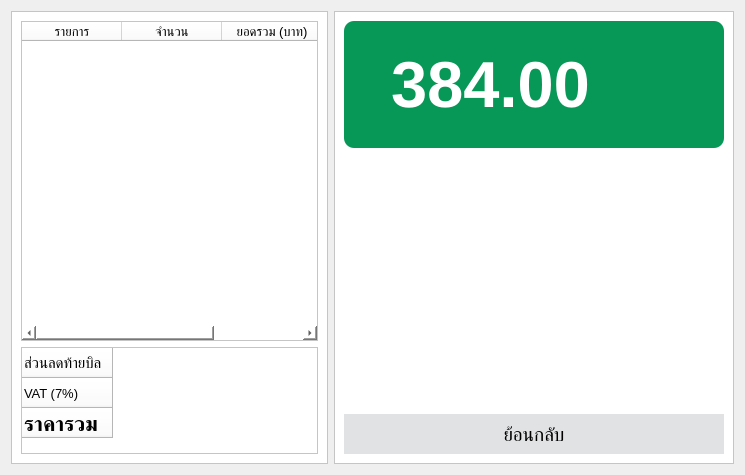
<?xml version="1.0" encoding="UTF-8"?>
<ui version="4.0">
 <class>Dialog</class>
 <widget class="QDialog" name="Dialog">
  <property name="geometry">
   <rect>
    <x>0</x>
    <y>0</y>
    <width>745</width>
    <height>475</height>
   </rect>
  </property>
  <property name="windowTitle">
   <string>Dialog</string>
  </property>
  <layout class="QHBoxLayout" name="horizontalLayout">
   <item>
    <widget class="QFrame" name="frame_left">
     <property name="styleSheet">
      <string notr="true">QWidget {
background-color: #FFFFFF;
}</string>
     </property>
     <property name="frameShape">
      <enum>QFrame::StyledPanel</enum>
     </property>
     <property name="frameShadow">
      <enum>QFrame::Raised</enum>
     </property>
     <layout class="QVBoxLayout" name="verticalLayout" stretch="3,1">
      <item>
       <widget class="QTableWidget" name="table_order">
        <column>
         <property name="text">
          <string>รายการ</string>
         </property>
         <property name="font">
          <font>
           <pointsize>10</pointsize>
          </font>
         </property>
        </column>
        <column>
         <property name="text">
          <string>จำนวน</string>
         </property>
         <property name="font">
          <font>
           <pointsize>10</pointsize>
          </font>
         </property>
        </column>
        <column>
         <property name="text">
          <string>ยอดรวม (บาท)</string>
         </property>
         <property name="font">
          <font>
           <pointsize>10</pointsize>
          </font>
         </property>
        </column>
       </widget>
      </item>
      <item>
       <widget class="QTableWidget" name="table_summary">
        <row>
         <property name="text">
          <string>ส่วนลดท้ายบิล</string>
         </property>
         <property name="font">
          <font>
           <pointsize>11</pointsize>
          </font>
         </property>
        </row>
        <row>
         <property name="text">
          <string>VAT (7%)</string>
         </property>
         <property name="font">
          <font>
           <pointsize>10</pointsize>
          </font>
         </property>
        </row>
        <row>
         <property name="text">
          <string>ราคารวม</string>
         </property>
         <property name="font">
          <font>
           <pointsize>16</pointsize>
           <bold>true</bold>
          </font>
         </property>
        </row>
       </widget>
      </item>
     </layout>
    </widget>
   </item>
   <item>
    <widget class="QFrame" name="frame_right">
     <property name="minimumSize">
      <size>
       <width>400</width>
       <height>400</height>
      </size>
     </property>
     <property name="styleSheet">
      <string notr="true">QFrame {
background-color: #FFFFFF;
}</string>
     </property>
     <property name="frameShape">
      <enum>QFrame::StyledPanel</enum>
     </property>
     <property name="frameShadow">
      <enum>QFrame::Raised</enum>
     </property>
     <layout class="QVBoxLayout" name="verticalLayout_2" stretch="3,6,3">
      <item>
       <widget class="QFrame" name="frame">
        <property name="minimumSize">
         <size>
          <width>50</width>
          <height>50</height>
         </size>
        </property>
        <property name="styleSheet">
         <string notr="true">QFrame {
        background-color: #079757;
        border-radius: 10px;
        padding: 10px;
}</string>
        </property>
        <property name="frameShape">
         <enum>QFrame::StyledPanel</enum>
        </property>
        <property name="frameShadow">
         <enum>QFrame::Raised</enum>
        </property>
        <layout class="QVBoxLayout" name="verticalLayout_3">
         <item>
          <widget class="QLabel" name="label_total">
           <property name="minimumSize">
            <size>
             <width>20</width>
             <height>0</height>
            </size>
           </property>
           <property name="styleSheet">
            <string notr="true">QLabel {        
color: white;
font-size: 65px;
font-weight: bold;
qproperty-alignment: 'AlignVCenter | AlignRight';
padding-right: 0px;
}</string>
           </property>
           <property name="text">
            <string>384.00</string>
           </property>
          </widget>
         </item>
        </layout>
       </widget>
      </item>
      <item>
       <widget class="QLabel" name="lbl_qr">
        <property name="text">
         <string/>
        </property>
       </widget>
      </item>
      <item>
       <widget class="QPushButton" name="pbtn_back">
        <property name="minimumSize">
         <size>
          <width>40</width>
          <height>40</height>
         </size>
        </property>
        <property name="font">
         <font>
          <pointsize>14</pointsize>
         </font>
        </property>
        <property name="styleSheet">
         <string notr="true">QPushButton {
background-color: #E1E2E4;
border: 1px solid #E1E2E4;
}
</string>
        </property>
        <property name="text">
         <string>ย้อนกลับ</string>
        </property>
       </widget>
      </item>
     </layout>
    </widget>
   </item>
  </layout>
 </widget>
 <resources/>
 <connections/>
</ui>
